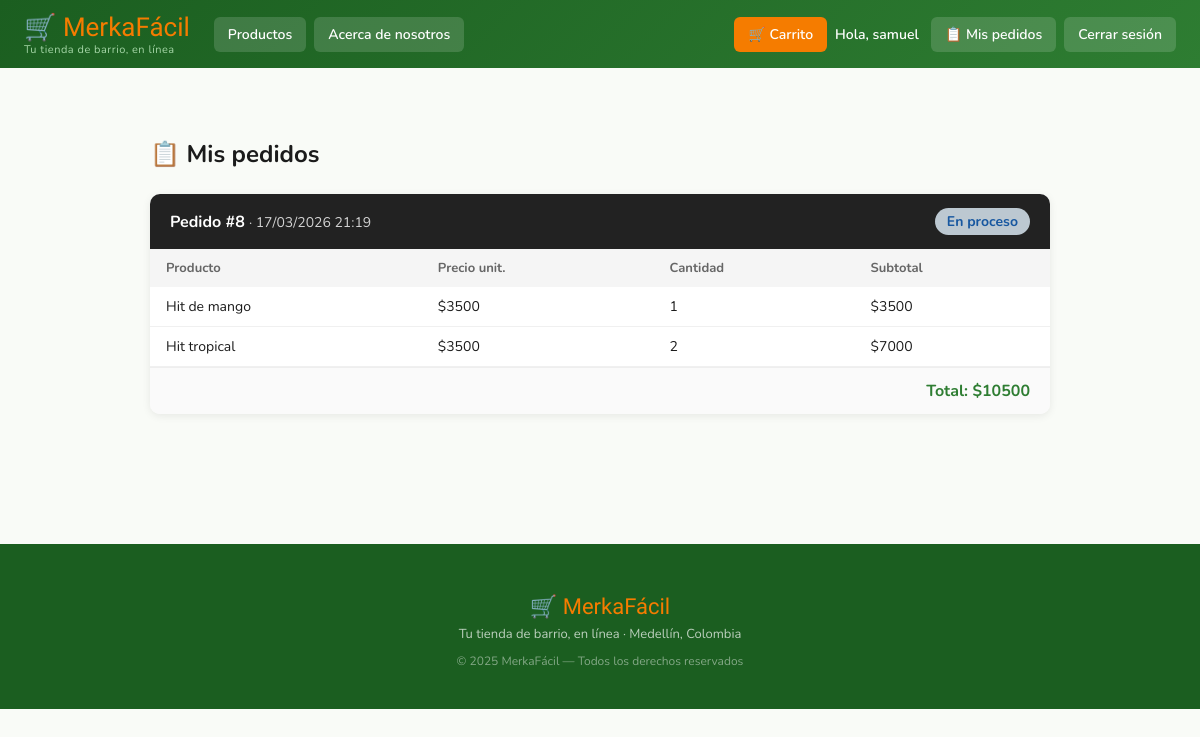
Page /carrito/pedidos/ (signed in) on the committed database.
### carrito/models.py (models this page shows, shortened)
class Pedido(models.Model):
    ESTADOS = [
        ('pendiente', 'Pendiente'),
        ('en_proceso', 'En proceso'),
        ('entregado', 'Entregado'),
        ('cancelado', 'Cancelado'),
    ]
    usuario = models.ForeignKey(User, on_delete=models.CASCADE, related_name='pedidos')
    fecha = models.DateTimeField(auto_now_add=True)
    total = models.DecimalField(max_digits=10, decimal_places=0)
    estado = models.CharField(max_length=20, choices=ESTADOS, default='pendiente')
    class Meta:
        ordering = ['-fecha']
        verbose_name = 'Pedido'
        verbose_name_plural = 'Pedidos'

class ItemPedido(models.Model):
    pedido = models.ForeignKey(Pedido, on_delete=models.CASCADE, related_name='items')
    producto_id = models.IntegerField()
    nombre = models.CharField(max_length=200)
    precio = models.DecimalField(max_digits=10, decimal_places=0)
    cantidad = models.IntegerField()
    imagen = models.CharField(max_length=500, blank=True)
    def subtotal(self):
        return self.precio * self.cantidad

### carrito/views.py (the view)
# urls.py: path("pedidos/", views.mis_pedidos, name="mis_pedidos"),
@login_required
def mis_pedidos(request):
    pedidos = Pedido.objects.filter(usuario=request.user)
    return render(request, "carrito/pedidos.html", {"pedidos": pedidos})

### carrito/templates/carrito/pedidos.html (shortened to what this page needs)
{% extends "base.html" %}
{% block content %}
<div class="pedidos-container">
    <h2>📋 Mis pedidos</h2>
    {% if pedidos %}
        {% for pedido in pedidos %}
        <div class="pedido-card">
            <div class="pedido-header">
                <div>
                    <strong>Pedido #{{ pedido.id }}</strong>
                    <span>· {{ pedido.fecha|date:"d/m/Y H:i" }}</span>
                </div>
                <span class="estado estado-{{ pedido.estado }}">
                    {{ pedido.get_estado_display }}
                </span>
            </div>
            <table>
                <thead>
                    <tr>
                        <th>Producto</th>
                        <th>Precio unit.</th>
                        <th>Cantidad</th>
                        <th>Subtotal</th>
                    </tr>
                </thead>
                <tbody>
                    {% for item in pedido.items.all %}
                    <tr>
                        <td>{{ item.nombre }}</td>
                        <td>${{ item.precio|floatformat:0 }}</td>
                        <td>{{ item.cantidad }}</td>
                        <td>${{ item.subtotal|floatformat:0 }}</td>
                    </tr>
                    {% endfor %}
                </tbody>
            </table>
            <div class="pedido-total">Total: ${{ pedido.total|floatformat:0 }}</div>
        </div>
        {% endfor %}
    {% else %}
        <div class="vacio">
            <p style="font-size:18px;">Aún no tienes pedidos realizados.</p>
            <a href="{% url 'catalogo' %}" class="btn-catalogo">🛍 Ver productos</a>
        </div>
    {% endif %}
</div>
{% endblock %}

### core/templates/base.html (shortened to what this page needs)
<html lang="es">
<head>
</head>
<body>
    <div class="navbar">
        <a href="/" class="brand-logo">
            <span class="brand-name">🛒 MerkaFácil</span>
            <span class="brand-slogan">Tu tienda de barrio, en línea</span>
        </a>
        <a href="{% url 'catalogo' %}"><button>Productos</button></a>
        <a href="{% url 'about' %}"><button>Acerca de nosotros</button></a>
        <a href="{% url 'carrito' %}" class="carrito-btn">
            <button>🛒 Carrito</button>
        </a>
        {% if user.is_authenticated %}
            <span class="user">Hola, {{ user.username }}</span>
            <a href="{% url 'mis_pedidos' %}"><button>📋 Mis pedidos</button></a>
            <a href="{% url 'logout' %}"><button>Cerrar sesión</button></a>
        {% else %}
            <a href="{% url 'login' %}"><button>Iniciar sesión</button></a>
            <a href="{% url 'signup' %}"><button>Registrarse</button></a>
        {% endif %}
    </div>
    <div class="content">
        {% block content %}{% endblock %}
    </div>
    <footer class="footer">
        <p class="footer-brand">🛒 MerkaFácil</p>
        <p class="footer-sub">Tu tienda de barrio, en línea · Medellín, Colombia</p>
        <p class="footer-copy">© 2025 MerkaFácil — Todos los derechos reservados</p>
    </footer>
</body>
</html>

### core/templates/base.html (style rules this page uses)
:root { --verde-principal: #2E7D32; --verde-oscuro: #1B5E20; --verde-claro: #A5D6A7; --naranja-marca: #F57C00; --fondo-suave: #F9FBF7; --texto-oscuro: #1B1B1B; --gris-medio: #757575; }
body { margin: 0; font-family: 'Nunito', sans-serif; background: var(--fondo-suave); color: var(--texto-oscuro); }
.navbar { background: linear-gradient(135deg, var(--verde-oscuro), var(--verde-principal)); padding: 12px 24px; display: flex; gap: 8px; align-items: center; flex-wrap: wrap; }
.brand-logo { text-decoration: none; margin-right: 16px; line-height: 1.2; }
.brand-logo .brand-name { font-family: 'Fredoka One', cursive; font-size: 26px; color: var(--naranja-marca); display: block; }
.brand-logo .brand-slogan { font-size: 11px; color: var(--verde-claro); letter-spacing: 0.5px; }
.navbar a:not(.brand-logo) { text-decoration: none; }
.navbar button { padding: 8px 14px; border: none; border-radius: 6px; background: rgba(255,255,255,0.15); color: white; font-size: 14px; font-family: 'Nunito', sans-serif; font-weight: 600; cursor: pointer; transition: background 0.2s; }
.carrito-btn { position: relative; display: inline-block; margin-left: auto; }
.carrito-btn button { background: var(--naranja-marca); }
.navbar .user { color: white; font-weight: 600; font-size: 14px; margin-right: 4px; }
.content { padding: 40px; }
.footer { background: var(--verde-oscuro); color: white; text-align: center; padding: 28px 24px; margin-top: 60px; }
.footer .footer-brand { font-family: 'Fredoka One', cursive; font-size: 22px; color: var(--naranja-marca); margin-bottom: 6px; }
.footer .footer-sub { font-size: 13px; opacity: 0.7; margin: 0; }
.footer .footer-copy { font-size: 12px; opacity: 0.45; margin-top: 10px; }

### carrito/templates/carrito/pedidos.html (style rules this page uses)
.pedidos-container { max-width: 900px; margin: 30px auto; }
h2 { margin-bottom: 24px; }
.pedido-card { background: white; border-radius: 10px; box-shadow: 0 2px 8px rgba(0,0,0,0.08); margin-bottom: 20px; overflow: hidden; }
.pedido-header { background: #222; color: white; padding: 14px 20px; display: flex; justify-content: space-between; align-items: center; flex-wrap: wrap; gap: 8px; }
.pedido-header span { font-size: 14px; opacity: 0.8; }
.pedido-header strong { font-size: 16px; }
.estado { padding: 4px 12px; border-radius: 20px; font-size: 13px; font-weight: bold; }
.estado-en_proceso { background: #E3F2FD; color: #1565C0; }
table { width: 100%; border-collapse: collapse; }
th { background: #f5f5f5; padding: 10px 16px; font-size: 13px; color: #666; text-align: left; }
td { padding: 10px 16px; border-bottom: 1px solid #f0f0f0; font-size: 14px; }
.pedido-total { padding: 12px 20px; text-align: right; font-weight: bold; font-size: 16px; color: #2e7d32; background: #fafafa; border-top: 1px solid #eee; }

### rows in the picture
Pedido: id "8", fecha "17/03/2026 21:19", estado "En proceso", total "10500"
ItemPedido: nombre "Hit de mango", precio "3500", cantidad "1", subtotal "3500"
ItemPedido: nombre "Hit tropical", precio "3500", cantidad "2", subtotal "7000"

### other values in the picture
{{ user.username }} "samuel"
